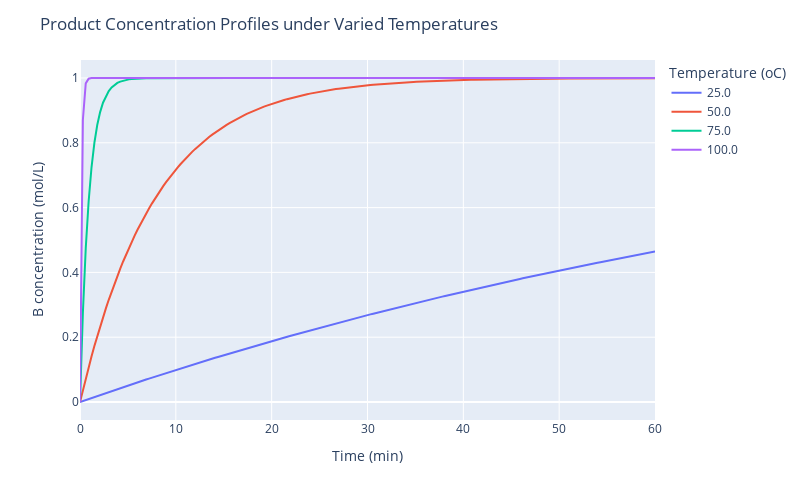

The notebook cell saved with this chart:
### Code cell
# B concentration profiles under vared temperatures
# set temperature to a list of values: 25.0, 50.0, 75.0, 100.0
operation_params = {
    ('Concentration', None, 0, None, 0): 1.0,
    ('Temperature', None, None, None, None): [25.0, 50.0, 75.0, 100.0],
    ('Batch_Time', None, None, None, None): 60.0
}
toy_case.plot_product_profile_with_temperatures(operation_params)

### Figure 1 — Plotly figure (JSON) as saved in the notebook; plotly's stock layout.template omitted (floating-point values rounded to 4 significant figures; data arrays with more than 128 entries replaced by an {"elided": "..."} marker saying what was removed)
{"data": [{"hovertemplate": "Temperature (oC)=25.0<br>Time (min)=%{x}<br>B concentration (mol/L)=%{y}<extra></extra>", "legendgroup": "25.0", "line": {"color": "#636efa", "dash": "solid"}, "marker": {"symbol": "circle"}, "mode": "lines", "name": "25.0", "orientation": "v", "showlegend": true, "type": "scatter", "x": {"elided": "201 float values"}, "xaxis": "x", "y": {"elided": "201 float values"}, "yaxis": "y"}, {"hovertemplate": "Temperature (oC)=50.0<br>Time (min)=%{x}<br>B concentration (mol/L)=%{y}<extra></extra>", "legendgroup": "50.0", "line": {"color": "#EF553B", "dash": "solid"}, "marker": {"symbol": "circle"}, "mode": "lines", "name": "50.0", "orientation": "v", "showlegend": true, "type": "scatter", "x": {"elided": "201 float values"}, "xaxis": "x", "y": {"elided": "201 float values"}, "yaxis": "y"}, {"hovertemplate": "Temperature (oC)=75.0<br>Time (min)=%{x}<br>B concentration (mol/L)=%{y}<extra></extra>", "legendgroup": "75.0", "line": {"color": "#00cc96", "dash": "solid"}, "marker": {"symbol": "circle"}, "mode": "lines", "name": "75.0", "orientation": "v", "showlegend": true, "type": "scatter", "x": {"elided": "201 float values"}, "xaxis": "x", "y": {"elided": "201 float values"}, "yaxis": "y"}, {"hovertemplate": "Temperature (oC)=100.0<br>Time (min)=%{x}<br>B concentration (mol/L)=%{y}<extra></extra>", "legendgroup": "100.0", "line": {"color": "#ab63fa", "dash": "solid"}, "marker": {"symbol": "circle"}, "mode": "lines", "name": "100.0", "orientation": "v", "showlegend": true, "type": "scatter", "x": {"elided": "201 float values"}, "xaxis": "x", "y": {"elided": "201 float values"}, "yaxis": "y"}], "layout": {"height": 500, "legend": {"title": {"text": "Temperature (oC)"}, "tracegroupgap": 0}, "margin": {"t": 60}, "title": {"text": "Product Concentration Profiles under Varied Temperatures"}, "width": 800, "xaxis": {"anchor": "y", "domain": [0, 1], "title": {"text": "Time (min)"}}, "yaxis": {"anchor": "x", "domain": [0, 1], "title": {"text": "B concentration (mol/L)"}}}}
